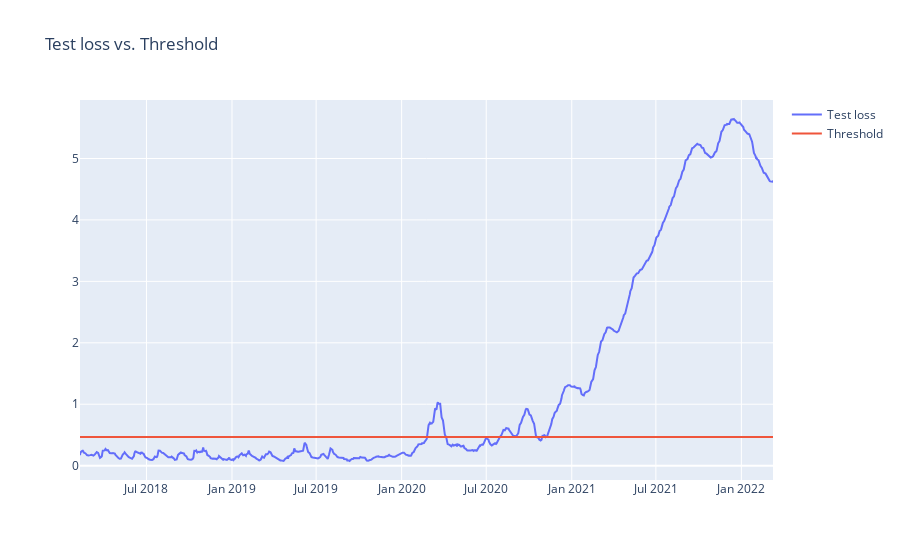

Notebook source saved alongside this figure:
### Code cell
fig = go.Figure()
fig.add_trace(go.Scatter(x=anomaly_df['Date'], y=anomaly_df['loss'], name='Test loss'))
fig.add_trace(go.Scatter(x=anomaly_df['Date'], y=anomaly_df['threshold'], name='Threshold'))
fig.update_layout(showlegend=True, title='Test loss vs. Threshold')
fig.show()

### Figure 1 — Plotly figure (JSON) as saved in the notebook; plotly's stock layout.template omitted (floating-point values rounded to 4 significant figures; data arrays with more than 128 entries replaced by an {"elided": "..."} marker saying what was removed)
{"data": [{"name": "Test loss", "type": "scatter", "x": {"elided": "1029 str values"}, "y": {"elided": "1029 float values"}}, {"name": "Threshold", "type": "scatter", "x": {"elided": "1029 str values"}, "y": {"elided": "1029 float values"}}], "layout": {"showlegend": true, "title": {"text": "Test loss vs. Threshold"}}}
